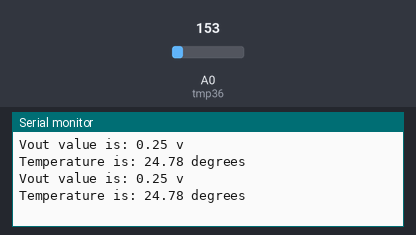
This sketch was run on a simulated Arduino Uno, built with avr-gcc and run on an emulated ATmega328P. On the bench: the last lines printed to the serial monitor. The test bench sets the inputs (shaded band); at power-on: A0 (tmp36) = 153.

Above: at 1.8 s.
1.9 s: A0 (tmp36) set to 165
At 2.7 s:
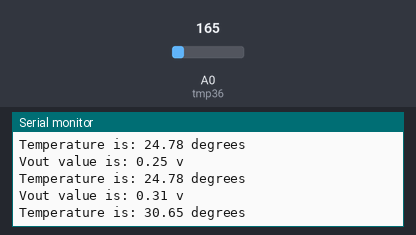
3.4 s: A0 (tmp36) set to 175
At 4.8 s:
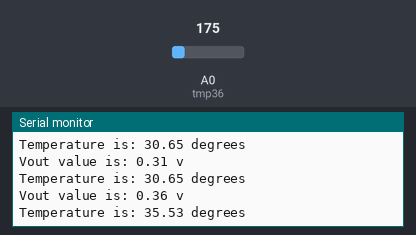
Timing chart, 0 to 6.4 s (numbered marks = the images above; inputs shaded):
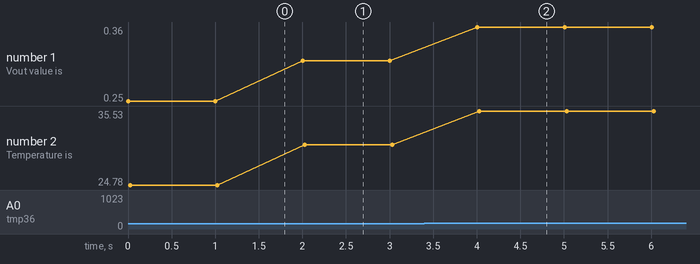

The sketch:

temperature_sensor_tmp36.ino
```cpp
#define tmp36 A0

int pinValue = 0;
void setup()
{
  Serial.begin(9600);
}

void loop()
{
  //Scale Factor: 10 mv for 1 degree
  // 25 degrees = 250mv = 0.25v
  // 0.75 - 0.25 = 0.5v
  pinValue = analogRead(tmp36);
  float Vout = pinValue*(5.0/1023.0);
  Vout = Vout - 0.5;

  float temperature = Vout*100;

  Serial.print("Vout value is: ");
  Serial.print(Vout);
  Serial.println(" v");

  Serial.print("Temperature is: ");
  Serial.print(temperature);
  Serial.println(" degrees");

  delay(1000);
}
```

Measured:
- after the input at 1.9 s, the serial monitor: prints a new line after 0.10 s (image 1)
- after the input at 3.4 s, the serial monitor: prints a new line after 0.61 s (image 2)
- plotted number 1: 0.25 → 0.31 after the input at 1.9 s, 0.31 → 0.36 after the input at 3.4 s
- plotted number 2: 24.78 → 30.65 after the input at 1.9 s, 30.65 → 35.53 after the input at 3.4 s
